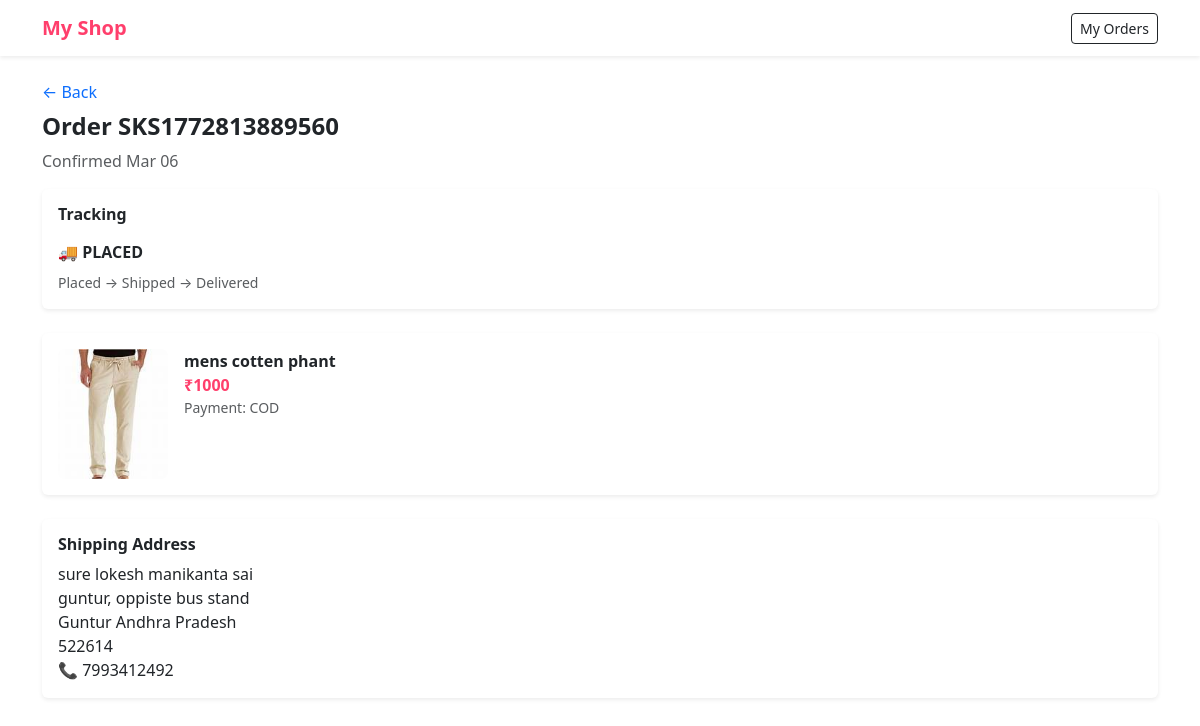
Page /order/10 (signed in) on the committed database.
### models/order.py (models this page shows)
class Order(db.Model):
    __tablename__ = "order"
    id = db.Column(db.Integer, primary_key=True)
    order_id = db.Column(db.String(20), nullable=False)
    user_id = db.Column(db.Integer, db.ForeignKey("user.id"), nullable=False)
    product_id = db.Column(db.Integer, db.ForeignKey("product.id"), nullable=False)
    address_id = db.Column(db.Integer, db.ForeignKey("address.id"), nullable=False)
    payment_method = db.Column(db.String(20), nullable=False)
    status = db.Column(db.String(20), default="Placed")
    created_at = db.Column(db.DateTime, default=datetime.utcnow)
    size = db.Column(db.String(10))
    user = db.relationship("User", backref="orders")
    product = db.relationship("Product", backref="orders")
    address = db.relationship("Address", backref="orders")

### models/product.py (models this page shows)
class Product(db.Model):
    id = db.Column(db.Integer, primary_key=True)
    name = db.Column(db.String(100), nullable=False)
    price = db.Column(db.Integer, nullable=False)
    category = db.Column(db.String(50))
    type = db.Column(db.String(50))
    color = db.Column(db.String(30))
    brand = db.Column(db.String(50))
    sizes = db.Column(db.String(100))
    image = db.Column(db.String(200))
    image2 = db.Column(db.String(200))
    image3 = db.Column(db.String(200))

### models/address.py (models this page shows)
class Address(db.Model):
    id = db.Column(db.Integer, primary_key=True)
    user_id = db.Column(db.Integer, db.ForeignKey("user.id"))
    name = db.Column(db.String(100))
    mobile = db.Column(db.String(10))
    email = db.Column(db.String(120))
    house = db.Column(db.String(200))
    street = db.Column(db.String(200))
    city = db.Column(db.String(100))
    state = db.Column(db.String(100))
    pincode = db.Column(db.String(10))

### app.py (the view)
@app.route("/order/<int:id>")
def order_detail(id):
    if "user_id" not in session:
        return redirect("/login")
    order = Order.query.get_or_404(id)
    return render_template("order_detail.html", order=order)

### templates/order_detail.html (shortened to what this page needs)
{% extends "base.html" %}
{% block content %}
<a href="/my-orders" class="text-decoration-none">← Back</a>
<h4 class="fw-bold mt-2">Order {{ order.order_id }}</h4>
<p class="text-muted">Confirmed {{ order.created_at.strftime("%b %d") }}</p>
<div class="card border-0 shadow-sm mb-4">
<div class="card-body">
<h6 class="fw-bold mb-3">Tracking</h6>
<div class="mb-2">
🚚 <span class="fw-semibold">{{ order.status }}</span>
</div>
<div class="text-muted small">
Placed → Shipped → Delivered
</div>
</div>
</div>
<div class="card border-0 shadow-sm mb-4">
<div class="card-body d-flex gap-3">
<img src="{{ url_for('static', filename=order.product.image) }}"
     style="width:110px; height:130px; object-fit:cover; border-radius:8px;">
<div>
<div class="fw-semibold">
{{ order.product.name }}
</div>
<div class="pink fw-bold">
₹{{ order.product.price }}
</div>
<div class="text-muted small">
Payment: {{ order.payment_method|upper }}
</div>
</div>
</div>
</div>
<div class="card border-0 shadow-sm">
<div class="card-body">
<h6 class="fw-bold mb-2">Shipping Address</h6>
{{ order.address.name }} <br>
{{ order.address.house }}, {{ order.address.street }} <br>
{{ order.address.city }} {{ order.address.state }} <br>
{{ order.address.pincode }} <br>
📞 {{ order.address.mobile }}
</div>
</div>
{% endblock %}

### templates/base.html (style rules this page uses)
body { background: #fff; }
.pink { color: #ff3f6c; }

### rows in the picture
Order: order_id "SKS1772813889560", created_at "Mar 06", status "PLACED", payment_method "COD"
Product: image (picture), product.name "mens cotten phant", product.price "1000"
Address: address.name "sure lokesh manikanta sai", address.house "guntur", address.street "oppiste bus stand", address.city "Guntur", address.state "Andhra Pradesh", address.pincode "522614", address.mobile "7993412492"
